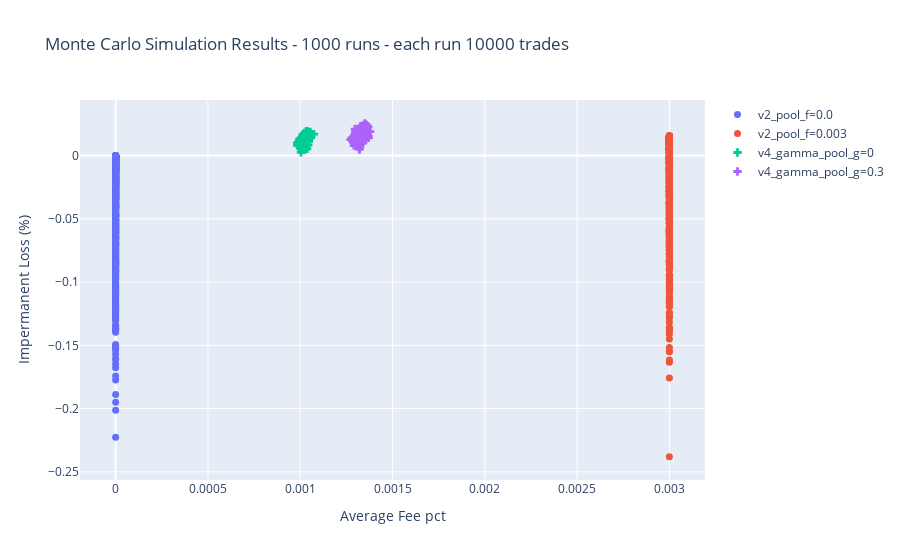

Source (notebook cell):
### Code cell
pool_count = monte_carlo_results_df['pool_name'].nunique()
num_runs = int(monte_carlo_results_df.shape[0] / pool_count)
trade_count = max(monte_carlo_results_df['trade_number'])+1
fig = get_xy_fig(monte_carlo_results_df, 'average_fee_pct', 'impermanent_loss_pct', f'Monte Carlo Simulation Results - {num_runs} runs - each run {trade_count} trades', 'Average Fee pct', 'Impermanent Loss (%)')

fig.show()

### Figure 1 — Plotly figure (JSON) as saved in the notebook; plotly's stock layout.template omitted (floating-point values rounded to 4 significant figures; data arrays with more than 128 entries replaced by an {"elided": "..."} marker saying what was removed)
{"data": [{"marker": {"color": "#636EFA", "size": 7, "symbol": "circle"}, "mode": "markers", "name": "v2_pool_f=0.0", "type": "scatter", "x": {"elided": "1000 float values"}, "y": {"elided": "1000 float values"}}, {"marker": {"color": "#EF553B", "size": 7, "symbol": "circle"}, "mode": "markers", "name": "v2_pool_f=0.003", "type": "scatter", "x": {"elided": "1000 float values"}, "y": {"elided": "1000 float values"}}, {"marker": {"color": "#00CC96", "size": 7, "symbol": "cross"}, "mode": "markers", "name": "v4_gamma_pool_g=0", "type": "scatter", "x": {"elided": "1000 float values"}, "y": {"elided": "1000 float values"}}, {"marker": {"color": "#AB63FA", "size": 7, "symbol": "cross"}, "mode": "markers", "name": "v4_gamma_pool_g=0.3", "type": "scatter", "x": {"elided": "1000 float values"}, "y": {"elided": "1000 float values"}}], "layout": {"legend": {"title": {"text": ""}}, "title": {"text": "Monte Carlo Simulation Results - 1000 runs - each run 10000 trades"}, "xaxis": {"title": {"text": "Average Fee pct"}}, "yaxis": {"title": {"text": "Impermanent Loss (%)"}}}}
